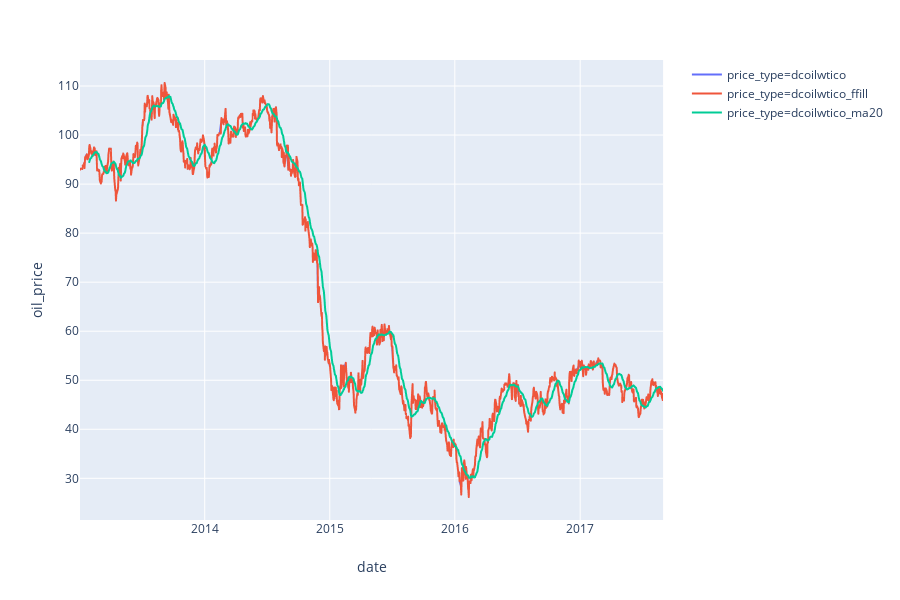

Notebook code for this chart:
### Code cell
px.line(df_oil_data, x = 'date', y='oil_price', color='price_type')

### Figure 1 — Plotly figure (JSON) as saved in the notebook; plotly's stock layout.template omitted (floating-point values rounded to 4 significant figures; data arrays with more than 128 entries replaced by an {"elided": "..."} marker saying what was removed)
{"data": [{"hoverlabel": {"namelength": 0}, "hovertemplate": "price_type=dcoilwtico<br>date=%{x}<br>oil_price=%{y}", "legendgroup": "price_type=dcoilwtico", "line": {"color": "#636efa", "dash": "solid"}, "mode": "lines", "name": "price_type=dcoilwtico", "showlegend": true, "type": "scattergl", "x": {"elided": "1175 str values"}, "xaxis": "x", "y": {"elided": "1175 float values"}, "yaxis": "y"}, {"hoverlabel": {"namelength": 0}, "hovertemplate": "price_type=dcoilwtico_ffill<br>date=%{x}<br>oil_price=%{y}", "legendgroup": "price_type=dcoilwtico_ffill", "line": {"color": "#EF553B", "dash": "solid"}, "mode": "lines", "name": "price_type=dcoilwtico_ffill", "showlegend": true, "type": "scattergl", "x": {"elided": "1217 str values"}, "xaxis": "x", "y": {"elided": "1217 float values"}, "yaxis": "y"}, {"hoverlabel": {"namelength": 0}, "hovertemplate": "price_type=dcoilwtico_ma20<br>date=%{x}<br>oil_price=%{y}", "legendgroup": "price_type=dcoilwtico_ma20", "line": {"color": "#00cc96", "dash": "solid"}, "mode": "lines", "name": "price_type=dcoilwtico_ma20", "showlegend": true, "type": "scattergl", "x": {"elided": "1198 str values"}, "xaxis": "x", "y": {"elided": "1198 float values"}, "yaxis": "y"}], "layout": {"height": 600, "legend": {"tracegroupgap": 0}, "margin": {"t": 60}, "xaxis": {"anchor": "y", "domain": [0, 0.98], "title": {"text": "date"}}, "yaxis": {"anchor": "x", "domain": [0, 1], "title": {"text": "oil_price"}}}}
